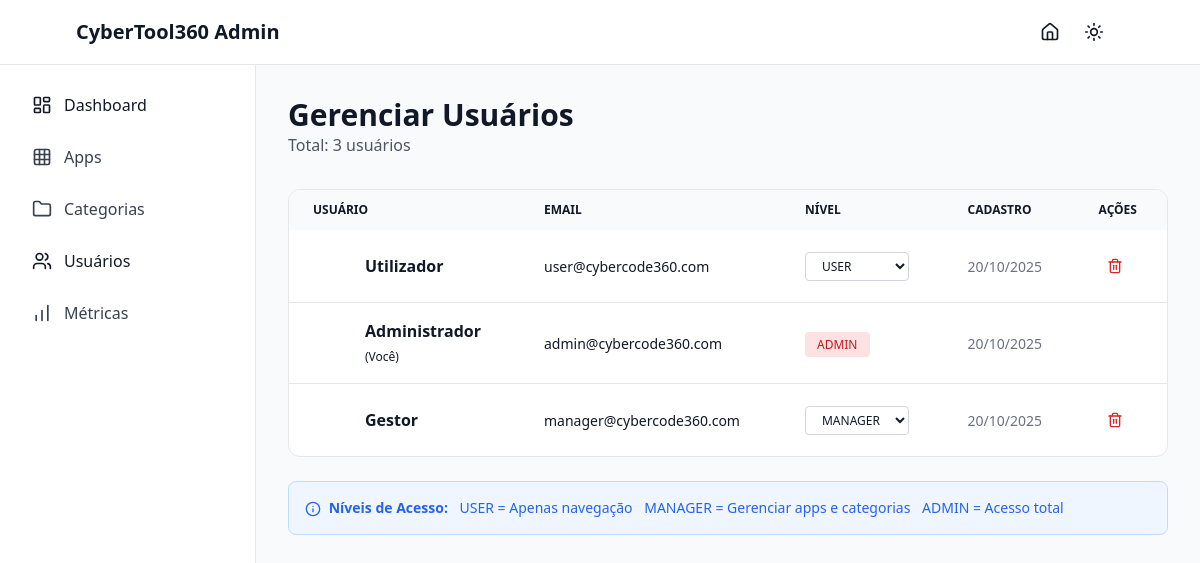
Screenshot of /admin/users (signed in) with the database file from the repository.
### tables this page shows
CREATE TABLE IF NOT EXISTS users (
  id            VARCHAR(24) PRIMARY KEY,
  email         VARCHAR(191) NOT NULL UNIQUE,
  password_hash VARCHAR(191) NOT NULL,
  name          VARCHAR(120),
  role          ENUM('ADMIN','MANAGER','USER') NOT NULL DEFAULT 'USER',
  avatar_url    VARCHAR(512),
  created_at    TIMESTAMP NOT NULL DEFAULT CURRENT_TIMESTAMP,
  updated_at    TIMESTAMP NOT NULL DEFAULT CURRENT_TIMESTAMP ON UPDATE CURRENT_TIMESTAMP,
  INDEX idx_users_email (email),
  INDEX idx_users_role (role)
);

### app/Helpers/Response.php (called while the page is built, shortened)
<?php
class Response
{
        ?>
        <?php
    public static function view(string $view, array $data = []): void
    {
        extract($data);
        $viewFile = VIEWS_PATH . '/' . $view . '.php';
        require $viewFile;
        exit;
    }
}

### app/Controllers/AdminController.php (called while the page is built, shortened)
<?php
class AdminController
{
    public static function listUsers(): void
    {
        $users = User::all();
        Response::view('admin/users', [
            'users' => $users
        ]);
    }
}

### app/Models/Db.php (called while the page is built, shortened)
<?php
class Db
{
    private static ?PDO $pdo = null;
    public static function connect(): PDO
    {
        if (self::$pdo === null) {
            try {
                $dsn = 'mysql:host=' . DB_HOST . ';dbname=' . DB_NAME . ';charset=' . DB_CHARSET;
                self::$pdo = new PDO($dsn, DB_USER, DB_PASS, [
                    PDO::ATTR_ERRMODE => PDO::ERRMODE_EXCEPTION,
                    PDO::ATTR_DEFAULT_FETCH_MODE => PDO::FETCH_ASSOC,
                    PDO::ATTR_EMULATE_PREPARES => false,
                ]);
            } catch (PDOException $e) {
                if (APP_ENV === 'development') {
                    die('Erro de conexão: ' . $e->getMessage());
                }
                die('Erro ao conectar ao banco de dados.');
            }
        }
        return self::$pdo;
    }
    public static function query(string $sql, array $params = []): array
    {
        $pdo = self::connect();
        $stmt = $pdo->prepare($sql);
        $stmt->execute($params);
        return $stmt->fetchAll();
    }
}

### app/Models/User.php (called while the page is built, shortened)
<?php
class User
{
    public static function all(): array
    {
        return Db::query('SELECT id, email, name, role, avatar_url, created_at, updated_at FROM users ORDER BY created_at DESC');
    }
}

### app/Helpers/Auth.php (called while the page is built, shortened)
<?php
class Auth
{
    public static function id(): ?string
    {
        return $_SESSION['user_id'] ?? null;
    }
}

### app/Views/admin/users.php (the view, shortened to what this page needs)
<!DOCTYPE html>
<html lang="pt" x-data="{ darkMode: localStorage.getItem('darkMode') === 'true' }" :class="{ 'dark': darkMode }">
<head>
    <script src="https://cdn.tailwindcss.com"></script>
</head>
<body class="bg-gray-50 dark:bg-gray-900 text-gray-900 dark:text-gray-100">
    <?php include __DIR__ . '/_navbar.php'; ?>
    <div class="flex">
        <?php include __DIR__ . '/_sidebar.php'; ?>
        <main class="flex-1 p-8">
            <div class="max-w-7xl mx-auto">
                <div class="flex items-center justify-between mb-8">
                    <div>
                        <h1 class="text-3xl font-bold">Gerenciar Usuários</h1>
                        <p class="text-gray-600 dark:text-gray-400">Total: <?= count($users) ?> usuários</p>
                    </div>
                </div>
                <div class="bg-white dark:bg-gray-800 rounded-xl border border-gray-200 dark:border-gray-700 overflow-hidden">
                    <div class="overflow-x-auto">
                        <table class="w-full">
                            <thead class="bg-gray-50 dark:bg-gray-700">
                                <tr>
                                    <th class="px-6 py-3 text-left text-xs font-semibold uppercase">Usuário</th>
                                    <th class="px-6 py-3 text-left text-xs font-semibold uppercase">Email</th>
                                    <th class="px-6 py-3 text-left text-xs font-semibold uppercase">Nível</th>
                                    <th class="px-6 py-3 text-left text-xs font-semibold uppercase">Cadastro</th>
                                    <th class="px-6 py-3 text-left text-xs font-semibold uppercase">Ações</th>
                                </tr>
                            </thead>
                            <tbody class="divide-y divide-gray-200 dark:divide-gray-700">
                                <?php foreach ($users as $u): ?>
                                    <tr>
                                        <td class="px-6 py-4">
                                            <div class="flex items-center gap-3">
                                                <div class="w-10 h-10 bg-primary-500 rounded-full flex items-center justify-center text-white font-semibold">
                                                </div>
                                                <div>
                                                    <p class="font-semibold"><?= htmlspecialchars($u['name'] ?? 'Sem nome') ?></p>
                                                    <?php if ($u['id'] === Auth::id()): ?>
                                                        <span class="text-xs text-primary-500">(Você)</span>
                                                    <?php endif; ?>
                                                </div>
                                            </div>
                                        </td>
                                        <td class="px-6 py-4">
                                            <span class="text-sm"><?= htmlspecialchars($u['email']) ?></span>
                                        </td>
                                        <td class="px-6 py-4">
                                            <?php if ($u['id'] === Auth::id()): ?>
                                                <span class="text-xs px-3 py-1 rounded <?= $u['role'] === 'ADMIN' ? 'bg-red-100 text-red-700' : ($u['role'] === 'MANAGER' ? 'bg-blue-100 text-blue-700' : 'bg-gray-100 text-gray-700') ?>">
                                                    <?= $u['role'] ?>
                                                </span>
                                            <?php else: ?>
                                                <select onchange="updateRole('<?= $u['id'] ?>', this.value)"
                                                        class="text-xs px-3 py-1 rounded border border-gray-300 dark:border-gray-600 bg-white dark:bg-gray-700">
                                                    <option value="USER" <?= $u['role'] === 'USER' ? 'selected' : '' ?>>USER</option>
                                                    <option value="MANAGER" <?= $u['role'] === 'MANAGER' ? 'selected' : '' ?>>MANAGER</option>
                                                </select>
                                            <?php endif; ?>
                                        </td>
                                        <td class="px-6 py-4">
                                            <span class="text-sm text-gray-500">
                                                <?= date('d/m/Y', strtotime($u['created_at'])) ?>
                                            </span>
                                        </td>
                                        <td class="px-6 py-4">
                                            <?php if ($u['id'] !== Auth::id()): ?>
                                                <button onclick="deleteUser('<?= $u['id'] ?>', '<?= htmlspecialchars($u['email']) ?>')"
                                                        class="p-2 text-red-600 hover:bg-red-50 rounded">
                                                    <i data-lucide="trash-2" class="w-4 h-4"></i>
                                                </button>
                                            <?php endif; ?>
                                        </td>
                                    </tr>
                                <?php endforeach; ?>
                            </tbody>
                        </table>
                    </div>
                </div>
                <div class="mt-6 p-4 bg-blue-50 dark:bg-blue-900/20 border border-blue-200 dark:border-blue-800 rounded-lg">
                    <p class="text-sm text-blue-600 dark:text-blue-400">
                        <i data-lucide="info" class="w-4 h-4 inline mr-1"></i>
                        <strong>Níveis de Acesso:</strong>
                        <span class="ml-2">USER = Apenas navegação</span>
                        <span class="ml-2">MANAGER = Gerenciar apps e categorias</span>
                        <span class="ml-2">ADMIN = Acesso total</span>
                    </p>
                </div>
            </div>
        </main>
    </div>
</body>
</html>

### rows the page displays
users: name "Utilizador", email "user@cybercode360.com", role+id "USER", created_at "20/10/2025"
users: name "Administrador", shows "(Você)", email "admin@cybercode360.com", role "ADMIN", created_at "20/10/2025"
users: name "Gestor", email "manager@cybercode360.com", role+id "MANAGER", created_at "20/10/2025"

### other values shown
APP_NAME "CyberTool360"
count($users) "3"
